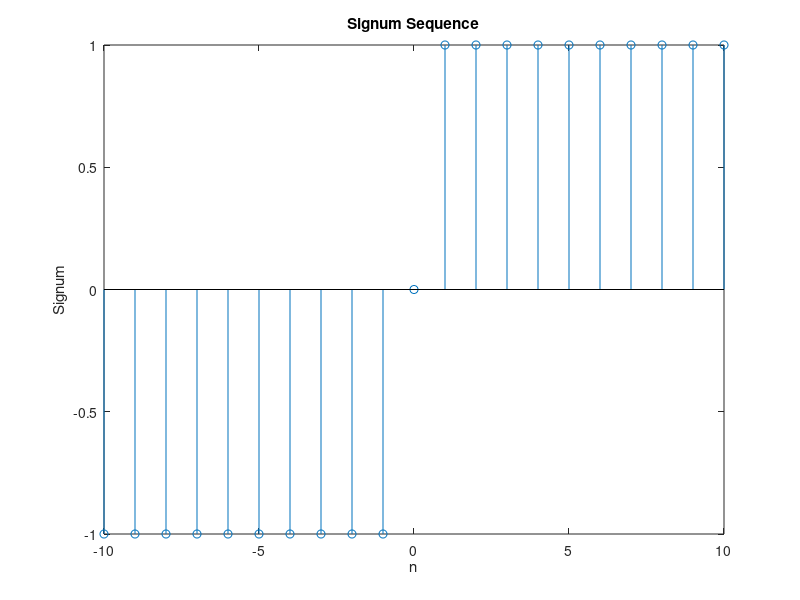

This figure's MATLAB source:
n = -10:10;
signum_sequence = sign(n);
stem(n, signum_sequence);
title('Signum Sequence');
xlabel('n');
ylabel('Signum');
